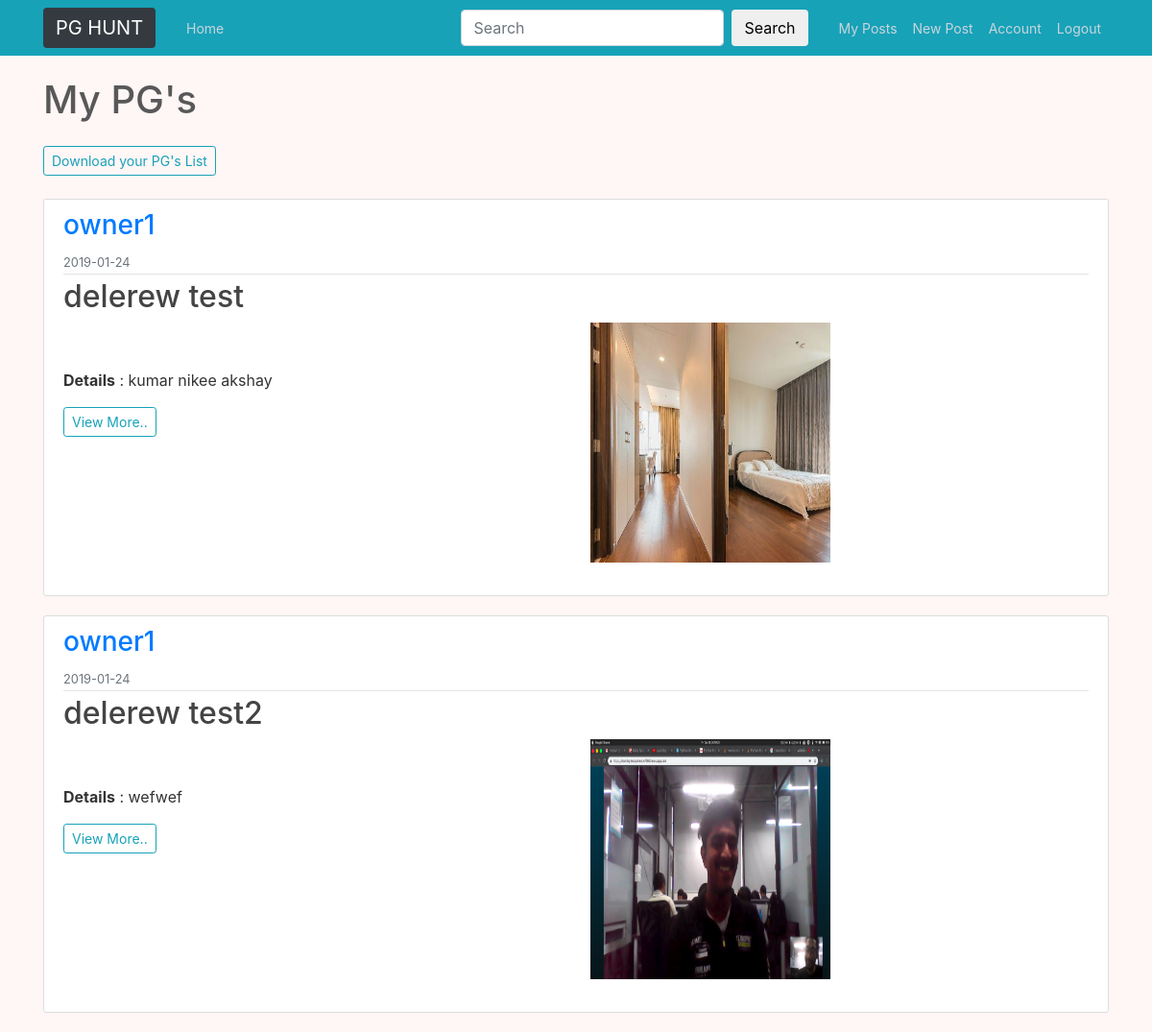
The page /mypgs (signed in) on the database its author committed.
### pghunt/models.py (models this page shows, shortened)
class SearchableMixin(object):
    @classmethod
    def search(cls, expression, page, per_page):
        ids, total = query_index(cls.__tablename__, expression, page, per_page, cls.__searchable__)
        if total == 0:
            return cls.query.filter_by(id=0), 0
        when = []
        for i in range(len(ids)):
            when.append((ids[i], i))
        return cls.query.filter(cls.id.in_(ids)).order_by(
            db.case(when, value=cls.id)), total

class Post(SearchableMixin, db.Model):
    __searchable__ = ['details', 'title', 'address']
    id = db.Column(db.Integer, primary_key=True)
    title = db.Column(db.String(100), nullable=False)
    created_at = db.Column(db.DateTime, nullable=False, default=datetime.utcnow)
    details = db.Column(db.Text, nullable=False)
    price = db.Column(db.Integer, nullable=False)
    contact = db.Column(db.Integer, nullable=False)
    address = db.Column(db.Text, nullable=False)
    pg_pic = db.Column(db.String(20), nullable=False, default='default-paying-guest-accommodations-0.jpg')
    user_id = db.Column(db.Integer, db.ForeignKey('user.id', ondelete='CASCADE'), nullable=False)

class User(db.Model, UserMixin):
    id = db.Column(db.Integer, primary_key=True)
    username = db.Column(db.String(20), unique=True, nullable=False)
    email = db.Column(db.String(120), unique=True, nullable=False)
    image_file = db.Column(db.String(20), nullable=False, default='user.png')
    password = db.Column(db.String(60), nullable=False)
    account_type = db.Column(db.String(20), nullable=False)
    posts = db.relationship('Post', backref='owner', passive_deletes=True, lazy=True)

### pghunt/routes.py (the view)
@app.route("/mypgs")
@login_required
def myposts():
    if current_user.account_type == 'pg_owner':
        posts = Post.query.filter_by(owner=current_user)
        return render_template('myposts.html', title="My PG's", posts=posts)
    else:
        flash("No Access!", "danger")
        return redirect(url_for('home'))

### pghunt/models.py (called while the page is built)
@login_manager.user_loader
def load_user(user_id):
    return User.query.get(int(user_id))

### pghunt/templates/myposts.html
{% extends "layout.html" %}
{% block content %}
    <h1 class="mb-3">{{ title }}</h1>
    <a class="btn btn-sm btn-outline-info mt-2 mb-4" href="{{ url_for('downloads', user_id=current_user.id) }}">Download your PG's List</a>
    {% for post in posts %}
    <article class="media content-section">
              <div class="media-body">
              <div class="article-metadata">
                <h3 class="text-primary mr-2">{{ post.owner.username }}</h3>
                <small class="text-muted">{{ post.created_at.strftime('%Y-%m-%d') }}</small>
              </div>
              <h2 class="article-title" >{{ post.title }}</h2>
              <div class="row">
                  <div class="col-md-6 mt-5">
                      <p class="article-content"><strong>Details</strong> : {{ post.details }}</p>
                      <a class="btn btn-sm btn-outline-info" href="{{ url_for('posts', post_id=post.id) }}">View More..</a>
                  </div>
                  <div class="col-md-6">
                      <img class="mb-4 mr-4" style="height: 250px; width: 250px;" src="{{ url_for('static', filename='pg_pics/' + post.pg_pic) }}">
                  </div>
              </div>
            </div>
    </article>
    {% endfor %}
{% endblock content %}

### pghunt/static/main.css (style rules this page uses)
body { background: #fff6f6; color: #333333; margin-top: 5rem; }
h1, h2, h3, h4, h5, h6 { color: #585858; }
.content-section { background: #ffffff; padding: 10px 20px; border: 1px solid #dddddd; border-radius: 3px; margin-bottom: 20px; }
.article-title { color: #444444; }
.article-content { white-space: pre-line; }
.article-metadata { padding-bottom: 1px; margin-bottom: 4px; border-bottom: 1px solid #e3e3e3 }

### rows shown on the page
Post: owner.username "owner1", created_at "2019-01-24", title "delerew test", details "kumar nikee akshay", pg_pic (placeholder picture)
Post: owner.username "owner1", created_at "2019-01-24", title "delerew test2", details "wefwef", pg_pic (picture)

### other values the page prints
{{ title }} "My PG's"
